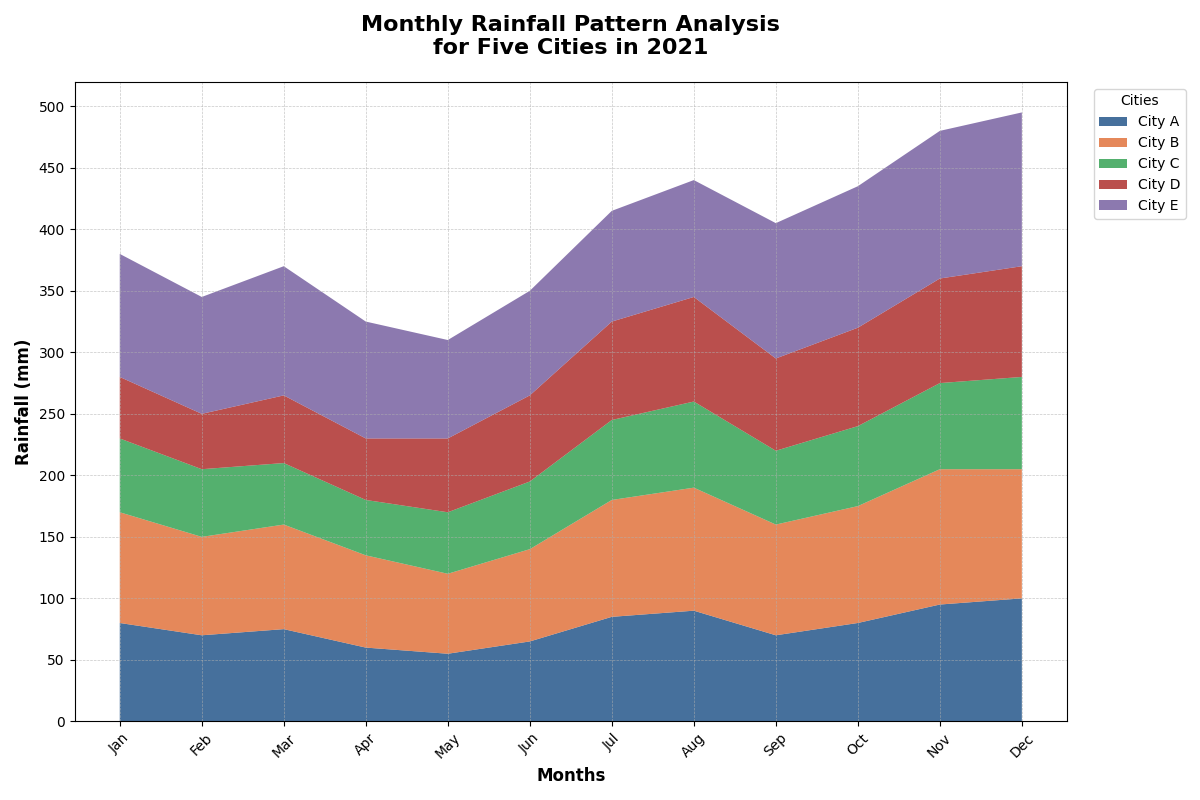

Reproduce this figure in Python.
import matplotlib.pyplot as plt
import numpy as np

# Define months for the data
months = np.array(['Jan', 'Feb', 'Mar', 'Apr', 'May', 'Jun', 'Jul', 'Aug', 'Sep', 'Oct', 'Nov', 'Dec'])

# Rainfall data for each city over one year
city_a = np.array([80, 70, 75, 60, 55, 65, 85, 90, 70, 80, 95, 100])
city_b = np.array([90, 80, 85, 75, 65, 75, 95, 100, 90, 95, 110, 105])
city_c = np.array([60, 55, 50, 45, 50, 55, 65, 70, 60, 65, 70, 75])
city_d = np.array([50, 45, 55, 50, 60, 70, 80, 85, 75, 80, 85, 90])
city_e = np.array([100, 95, 105, 95, 80, 85, 90, 95, 110, 115, 120, 125])

# Stack the updated data for plotting
data = np.vstack([city_a, city_b, city_c, city_d, city_e])

# Plot the stacked area chart with new colors for each city
fig, ax = plt.subplots(figsize=(12, 8))
ax.stackplot(months, data, labels=['City A', 'City B', 'City C', 'City D', 'City E'],
             colors=['#184c83', '#df6b31', '#299c4a', '#a92320', '#6f579b'], alpha=0.8)

# Customize the plot
ax.set_title("Monthly Rainfall Pattern Analysis\nfor Five Cities in 2021", fontsize=16, fontweight='bold', pad=20)
ax.set_xlabel("Months", fontsize=12, weight='bold')
ax.set_ylabel("Rainfall (mm)", fontsize=12, weight='bold')
ax.legend(loc='upper left', bbox_to_anchor=(1.02, 1), fontsize=10, title='Cities')
ax.grid(True, which='both', linestyle='--', linewidth=0.5, alpha=0.7)

# Show y-ticks with grid lines for readability
ax.yaxis.set_major_formatter(plt.FuncFormatter(lambda x, _: f'{int(x)} mm'))
ax.set_xticks(np.arange(len(months)))
ax.set_xticklabels(months, fontsize=10, rotation=45)
ax.set_yticks(np.arange(0, 501, 50))  # Updated to accommodate more data
ax.set_yticklabels(np.arange(0, 501, 50), fontsize=10)

# Automatically adjust layout to prevent overlap
plt.tight_layout()

# Display the chart
plt.show()
